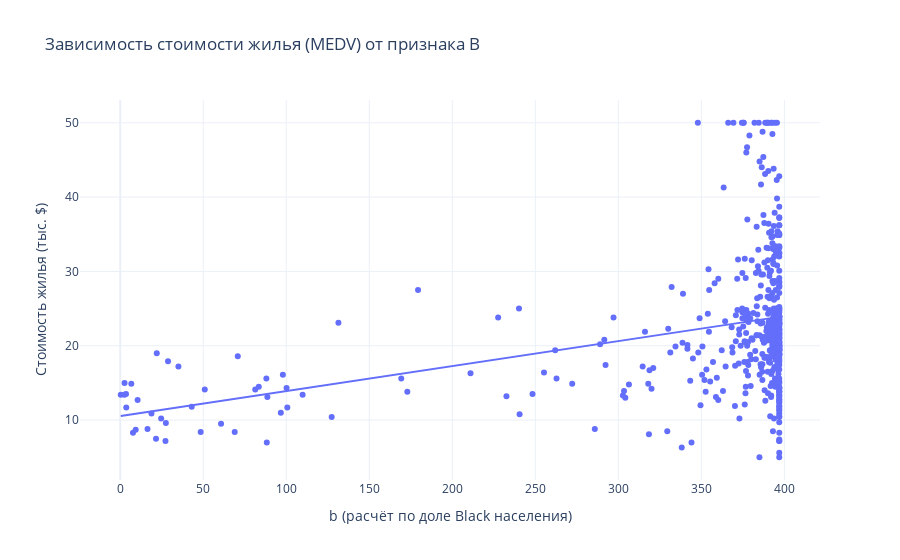

Notebook cell for this chart:
### Code cell
import plotly.express as px

fig = px.scatter(
    df,
    x = 'b',
    y = 'medv',
    title = 'Зависимость стоимости жилья (MEDV) от признака B',
    labels = {'b': 'b (расчёт по доле Black населения)', 'medv': 'Стоимость жилья (тыс. $)'},
    trendline='ols', 
    template='plotly_white'
)

fig.show()

### Figure 1 — Plotly figure (JSON) as saved in the notebook; plotly's stock layout.template omitted (floating-point values rounded to 4 significant figures; data arrays with more than 128 entries replaced by an {"elided": "..."} marker saying what was removed)
{"data": [{"hovertemplate": "b (расчёт по доле Black населения)=%{x}<br>Стоимость жилья (тыс. $)=%{y}<extra></extra>", "legendgroup": "", "marker": {"color": "#636efa", "symbol": "circle"}, "mode": "markers", "name": "", "orientation": "v", "showlegend": false, "type": "scatter", "x": {"elided": "506 float values"}, "xaxis": "x", "y": {"elided": "506 float values"}, "yaxis": "y"}, {"hovertemplate": "<b>OLS trendline</b><br>medv = 0.0335931 * b + 10.551<br>R<sup>2</sup>=0.111196<br><br>b (расчёт по доле Black населения)=%{x}<br>Стоимость жилья (тыс. $)=%{y} <b>(trend)</b><extra></extra>", "legendgroup": "", "marker": {"color": "#636efa", "symbol": "circle"}, "mode": "lines", "name": "", "showlegend": false, "type": "scatter", "x": {"elided": "506 float values"}, "xaxis": "x", "y": {"elided": "506 float values"}, "yaxis": "y"}], "layout": {"legend": {"tracegroupgap": 0}, "title": {"text": "Зависимость стоимости жилья (MEDV) от признака B"}, "xaxis": {"anchor": "y", "domain": [0, 1], "title": {"text": "b (расчёт по доле Black населения)"}}, "yaxis": {"anchor": "x", "domain": [0, 1], "title": {"text": "Стоимость жилья (тыс. $)"}}}}
